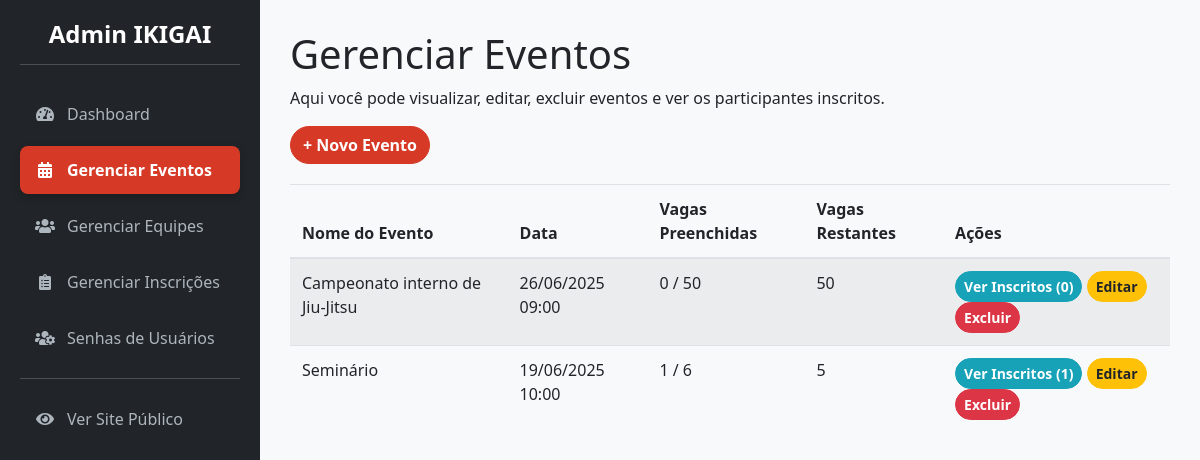
/admin/eventos (signed in), run on the app's committed database.
### app/models.py (models this page shows, shortened)
class Evento(db.Model):
    __tablename__ = 'eventos'
    id = db.Column(db.Integer, primary_key=True)
    nome_evento = db.Column(db.String(200), nullable=False)
    data_hora_evento = db.Column(db.DateTime, nullable=False)
    palestrante = db.Column(db.String(100))
    imagem_palestrante = db.Column(db.String(300), nullable=True) # URL para a imagem
    descricao = db.Column(db.Text)
    local_evento = db.Column(db.String(200))
    preco = db.Column(db.Float, default=0.0)
    numero_vagas = db.Column(db.Integer, nullable=False)
    pix_copia_e_cola = db.Column(db.Text, nullable=True)  # Campo para o Pix
    inscricoes = db.relationship('Inscricao', backref='evento', lazy=True)

### app/admin/routes.py (the view)
@bp.route('/eventos')
@admin_required
def gerenciar_eventos():
    eventos = Evento.query.order_by(Evento.data_hora_evento.desc()).all()
    return render_template('admin/admin_gerenciar_eventos.html', eventos=eventos)

### app/__init__.py (called while the page is built)
@login_manager.user_loader
def load_user(user_id):
    return models.User.query.get(int(user_id))

### app/admin/routes.py (called while the page is built)
@bp.before_request
def before_request_handler():
    if current_app.config.get('DEBUG') and not current_user.is_authenticated:
        user = User.query.first()
        if user:
            login_user(user)

### app/templates/admin/admin_gerenciar_eventos.html (shortened to what this page needs)
{% extends 'admin/admin_base.html' %}
{% block page_title %}Gerenciar Eventos{% endblock %}
{% block content %}
    <p>Aqui você pode visualizar, editar, excluir eventos e ver os participantes inscritos.</p>
    <a href="{{ url_for('admin.novo_evento') }}" class="btn btn-primary" style="margin-bottom: 20px;">+ Novo Evento</a>
    {% if eventos %}
        <div class="table-responsive">
            <table class="table table-striped table-hover">
                <thead>
                <tr>
                    <th>Nome do Evento</th>
                    <th>Data</th>
                    <th>Vagas Preenchidas</th>
                    <th>Vagas Restantes</th>
                    <th>Ações</th>
                </tr>
                </thead>
                <tbody>
                {% for evento_item in eventos %}
                    <tr>
                        <td>{{ evento_item.nome_evento }}</td>
                        <td>{{ evento_item.data_hora_evento.strftime('%d/%m/%Y %H:%M') }}</td>
                        <td>{{ evento_item.inscricoes|length }}
                            / {{ evento_item.numero_vagas + evento_item.inscricoes|length }}</td>
                        <td>{{ evento_item.numero_vagas }}</td>
                        <td class="action-links">
                            <a href="{{ url_for('admin.listar_inscricoes_evento', evento_id=evento_item.id) }}"
                               class="btn btn-info btn-sm">Ver Inscritos ({{ evento_item.inscricoes|length }})</a>
                            <a href="{{ url_for('admin.editar_evento', evento_id=evento_item.id) }}"
                               class="btn btn-warning btn-sm">Editar</a>
                            <a href="{{ url_for('admin.excluir_evento', evento_id=evento_item.id) }}"
                               class="btn btn-danger btn-sm">Excluir</a>
                        </td>
                    </tr>
                {% endfor %}
                </tbody>
            </table>
        </div>
    {% else %}
        <p>Nenhum evento cadastrado.</p>
    {% endif %}
{% endblock %}

### app/static/css/admin_styles.css (style rules this page uses)
:root { --primary-red: rgb(214, 58, 38); --dark-red: rgb(180, 45, 28); --admin-bg: #f8f9fa; --sidebar-bg: #212529; --sidebar-link-color: #adb5bd; --sidebar-link-hover-color: #fff; --shadow: 0 4px 20px rgba(0, 0, 0, 0.08); --border-radius: 12px; --font-family: 'Segoe UI', Tahoma, Geneva, Verdana, sans-serif; }
body { background-color: var(--admin-bg); font-family: var(--font-family); }
.btn { border-radius: 25px; font-weight: 600; }
.btn-primary { background-color: var(--primary-red); border-color: var(--primary-red); }

### data on the page
Evento: nome_evento "Campeonato interno de Jiu-Jitsu", data_hora_evento "26/06/2025 09:00", inscricoes|length "0", numero_vagas "50"
Evento: nome_evento "Seminário", data_hora_evento "19/06/2025 10:00", inscricoes|length "1", numero_vagas "6", numero_vagas "5"
